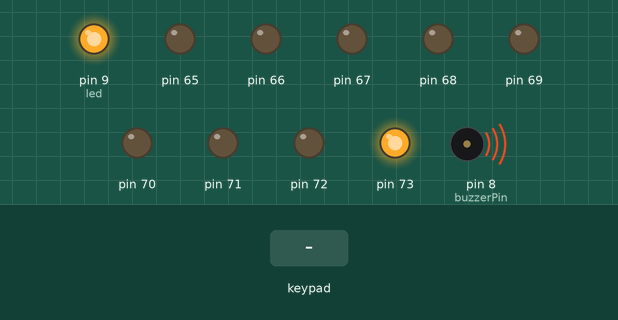
Recording of a sketch running on a simulated Arduino Uno, built for the host (arithmetic inside an expression is 32-bit, double 64-bit). Parts: output pins drawn as LEDs (lit = HIGH), buzzer (waves = sounding, pin HIGH). Wiring (inferred from the signals the program sends): 2×3 keypad with keys 1 2 3 4 5 6 (labels assumed): rows pin 5, pin 64; columns pin 2, pin 3, pin 4. Dashed ring = blinking. The inputs (shaded band) are chosen by the test bench. Pins used as bus, display or sensor lines are not drawn.

Above: at 0.62 s.
1.3 s: key '1' pressed
At 2.75 s:
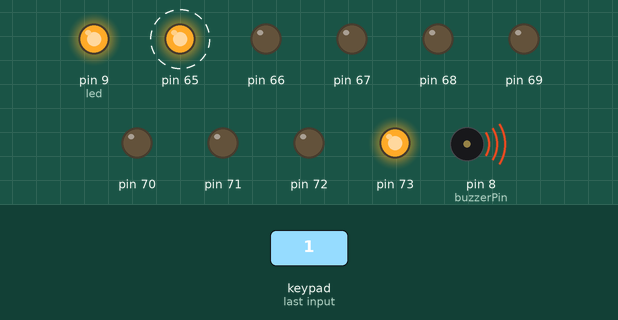
4.3 s: key '4' pressed
At 5.81 s:
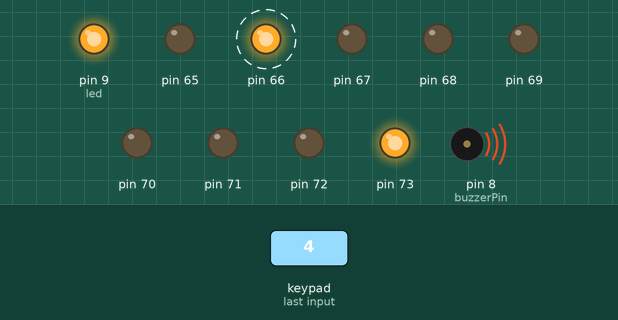
7.3 s: key '4' pressed
At 8.86 s:
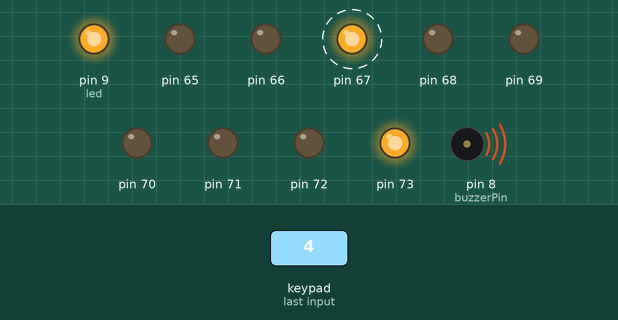
Timing chart, 0 to 16.3 s (numbered marks = the images above; inputs shaded):
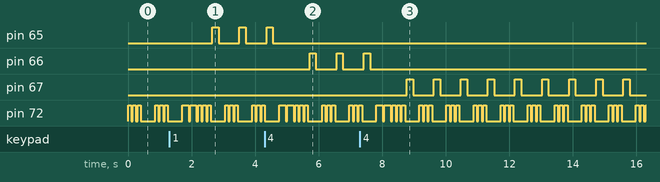

Measured:
- after the input at 1.3 s, pin 65: alternates HIGH for 0.20 s and LOW for 0.65 s, starting after 1.4 s
- after the input at 4.3 s, pin 65: goes on until 4.6 s, then stays LOW; pin 66: alternates HIGH for 0.20 s and LOW for 0.65 s, starting after 1.4 s
- after the input at 7.3 s, pin 66: goes on until 7.6 s, then stays LOW; pin 67: alternates HIGH for 0.20 s and LOW for 0.65 s, starting after 1.5 s

The sketch:

TrainerV5active.ino
```cpp
#include <Adafruit_MCP23X17.h>

Adafruit_MCP23X17 mcp;

const int ROWS = 3; // 行の数
const int COLS = 10; // 列の数

const int rowPins[ROWS] = {2, 3, 4}; // 行ピン (Arduinoピン)
const int colPins[COLS] = {5, 6, 7, 8, 9, 10, 14, 15, 16, 17}; // 列ピン (Arduinoピン)

// 0番から7番までのモーターピン
int motorPins[8] = {0, 1, 2, 3, 4, 5, 6, 7}; // MCPのピン0〜7

// 各段のモーター順序と、対応するキー入力の段・列を統合した配列
int motorOrder[] = {
    0, 1, 2, 3, 4, 5, 6, 7, 8, 9,
    0, 1, 2, 3, 4, 5, 6, 7, 8, 9,
    0, 1, 2, 3, 4, 5, 6, 7, 8, 9 // colPinsの配列（0から9）に対応
};

int keyRowOrder[] = {
    0, 0, 0, 0, 0, 0, 0, 0, 0, 0,
    1, 1, 1, 1, 1, 1, 1, 1, 1, 1,
    2, 2, 2, 2, 2, 2, 2, 2, 2, 2 // rowPinsの配列（0,1,2）に対応
};

const int TOTAL_SEQUENCE_LENGTH = sizeof(motorOrder) / sizeof(motorOrder[0]); // 全体のシーケンス長

int currentMotorPlace = 0; // 現在のモーターの場所
bool programEnd = false; // プログラム終了の状態

// LEDとブザーはMCP23017のピンに接続
const int led = 9; // MCP23017のピン9
const int buzzerPin = 8; // MCP23017のピン8

void setup() {
    Serial.begin(9600);
    mcp.begin_I2C(0x20);

    // MCPのLEDピン(9)とブザーピン(8)を出力に設定
    mcp.pinMode(buzzerPin, OUTPUT);
    mcp.pinMode(led, OUTPUT);
    mcp.digitalWrite(led, HIGH); // LEDを点灯

    // motorPinsに定義された全てのピンを出力に設定
    for (int i = 0; i < 8; i++) {
        mcp.pinMode(motorPins[i], OUTPUT);
    }

    // 行ピン（Arduinoピン）を入力プルアップに設定
    for (int i = 0; i < ROWS; i++) {
        pinMode(rowPins[i], INPUT_PULLUP);
    }

    // 列ピン（Arduinoピン）を出力に設定しHIGHに初期化
    for (int j = 0; j < COLS; j++) {
        pinMode(colPins[j], OUTPUT);
        digitalWrite(colPins[j], HIGH); // 初期状態はHIGH
    }
}

/**
 * アクティブブザーを短時間鳴らす関数。MCPのピンを使用。
 * @param duration 鳴らす時間（ミリ秒）
 */
void beep(int duration) {
    mcp.digitalWrite(buzzerPin, HIGH); // MCPのピンでブザーON
    delay(duration);
    mcp.digitalWrite(buzzerPin, LOW); // MCPのピンでブザーOFF
    delay(50); // 音と音の間隔
}

/**
 * 指定回数ブザーを鳴らす関数
 * @param count 鳴らす回数
 */
void multipleBeeps(int count) {
    for (int k = 0; k < count; k++) {
        beep(100); // 100ms鳴らす
    }
}

/**
 * 押されるべきキー（colPinsのインデックス）に基づいて、
 * 振動させるべきmotorPinsのピン番号（0〜7）を決定します。
 */
int getMotorPinIndex(int expectedCol) {
    // 1から4のとき (colPinsインデックス 0〜3)
    if (expectedCol >= 0 && expectedCol <= 3) {
        return expectedCol; // motorPins[0]〜motorPins[3]
    }
    // 7から10のとき (colPinsインデックス 6〜9)
    else if (expectedCol >= 6 && expectedCol <= 9) {
        // expectedCol 6, 7, 8, 9 を motorPinsのインデックス 4, 5, 6, 7 にマップ
        return expectedCol - 2; // motorPins[4]〜motorPins[7]
    }
    // colPinsが5 (インデックス 4) のとき
    else if (expectedCol == 4) {
        return 3; // motorPin 3 (motorPins[3]に対応)
    }
    // colPinsが6 (インデックス 5) のとき
    else if (expectedCol == 5) {
        return 4; // motorPin 4 (motorPins[4]に対応)
    }

    return -1; // 該当なし
}


void loop() {
    if (programEnd) return; // trueなら終了

    int expectedCol = motorOrder[currentMotorPlace]; // 現在期待される列（colPinsのインデックス）
    int expectedRow = keyRowOrder[currentMotorPlace];  // 現在期待される行（rowPinsのインデックス）

    int motorIndex = getMotorPinIndex(expectedCol); // 振動させるべき motorPins のインデックス

    // 【条件】colPinsのインデックスが4か5のときの特殊処理
    if (expectedCol == 4 || expectedCol == 5) {
        // 3. 特殊ブザーを5回鳴らす
        // multipleBeeps(5);
        // delay(50);

        // 1. 段ごとのブザー通知 (何段目かを示す)
        switch (expectedRow) {
            case 0: multipleBeeps(3); break; // 上段 → 3回
            case 1: multipleBeeps(2); break; // 中段 → 2回
            case 2: multipleBeeps(1); break; // 下段 → 1回
        }

        // 2. モーターを振動 (colPins 4 -> motorPins[3], colPins 5 -> motorPins[4])
        if (motorIndex != -1) {
            mcp.digitalWrite(motorPins[motorIndex], HIGH);
            delay(300);
            mcp.digitalWrite(motorPins[motorIndex], LOW);
            delay(300);
            mcp.digitalWrite(motorPins[motorIndex], HIGH);
            delay(300);
        }

    }
    // その他のモーターが割り当てられた列 (インデックス 0-3, 6-9)
    else if (motorIndex != -1) {
        // 段ごとのブザー通知 (音階の代わりに回数で通知)
        switch (expectedRow) {
            case 0: multipleBeeps(3); break; // 上段 → 3回
            case 1: multipleBeeps(2); break; // 中段 → 2回
            case 2: multipleBeeps(1); break; // 下段 → 1回
        }

        // モーターを振動
        mcp.digitalWrite(motorPins[motorIndex], HIGH);
        delay(200);
        mcp.digitalWrite(motorPins[motorIndex], LOW);
        delay(200);
    }
    // モーターが割り当てられていない列 (この構成では発生しないはず)
    else {
        // 音階の代わりに回数で通知
        switch (expectedRow) {
            case 0: multipleBeeps(3); break;
            case 1: multipleBeeps(2); break;
            case 2: multipleBeeps(1); break;
        }
    }

    // キーマトリックスのスキャン処理
    for (int j = 0; j < COLS; j++) {
        digitalWrite(colPins[j], LOW); // 現在の列をLOWにする

        for (int i = 0; i < ROWS; i++) {
            if (digitalRead(rowPins[i]) == LOW) { // 行ピンがLOWになったらボタンが押されたと判断

                if (i == expectedRow && j == expectedCol) {
                    currentMotorPlace++; // 次のモーターに進む

                    // 正解時のブザー: 短く2回
                    beep(200);
                    beep(200);

                    if (currentMotorPlace >= TOTAL_SEQUENCE_LENGTH) {
                        programEnd = true;
                        // 終了音: 少し長めのブザーを3回
                        beep(200);
                        beep(500);
                        beep(200);
                        beep(500);
                        beep(200);
                        beep(500);
                        beep(200);
                        beep(500);
                        mcp.digitalWrite(led, LOW); // 終了時にLEDを消灯
                    }

                    digitalWrite(colPins[j], HIGH); // 列を元に戻す
                    return; // 処理を終了し、次のループへ
                }
            }
        }
        digitalWrite(colPins[j], HIGH); // 列を元に戻す
    }
}
```
